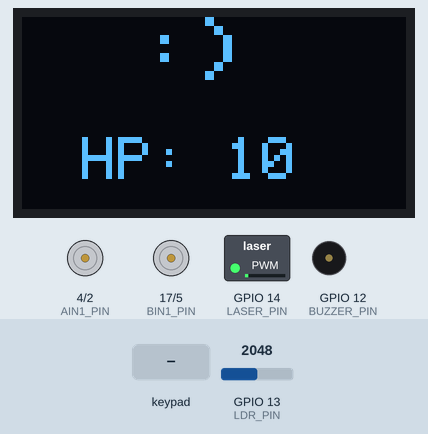
Simulated run of this sketch. Board: ESP32. Shown: 128×64 one-colour display, motor-driver pin pairs drawn as motors (green arrow = first pin HIGH = forward, orange = second pin HIGH = backward, longer = more drive, scaled by the enable pin), switched loads named in the sketch (green lamp = pin HIGH), buzzer (waves = sounding, pin HIGH). Inputs (shaded band) come from the test bench; at power-on: GPIO 13 (LDR_PIN) = 2048. Nothing arrives over Bluetooth unless stated; what the sketch prints to the serial monitor is not drawn.

Above: at 1.2 s.
1.3 s: GPIO 13 (LDR_PIN) set to 3437
2.8 s: GPIO 13 (LDR_PIN) set to 3553
At 2.92 s:
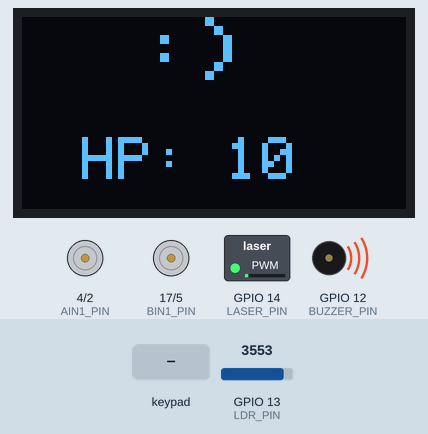
5.8 s: key 'U' pressed
At 8.4 s:
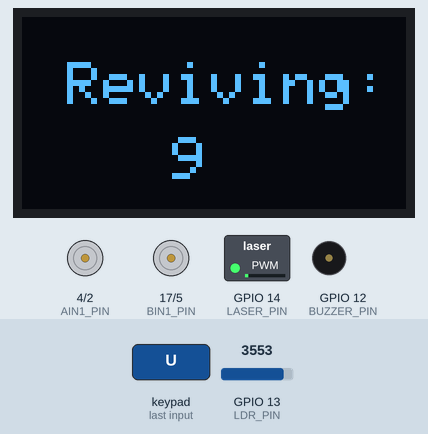
8.8 s: key 'D' pressed
At 10.4 s:
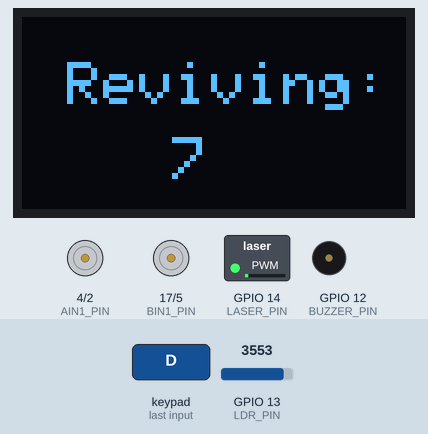
11.8 s: key 'L' pressed
At 12.03 s:
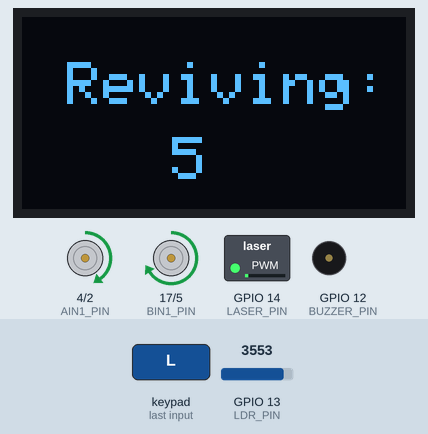
13.7 s: key 'R' pressed
At 17.71 s:
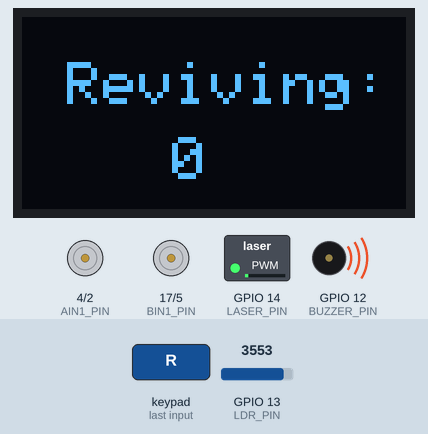
Timing chart, 0 to 19.6 s (numbered marks = the images above; inputs shaded):
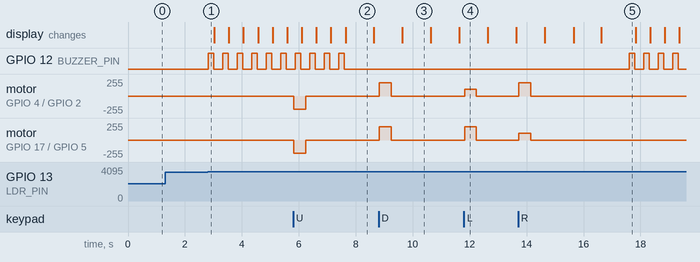

The sketch:

main.ino
```cpp
#include <Ps3Controller.h>
#include <Wire.h>
#include <Adafruit_SSD1306.h>

// Define motor driver pins
#define PWMA_PIN 15
#define AIN2_PIN 2
#define AIN1_PIN 4
#define BIN1_PIN 17
#define BIN2_PIN 5
#define PWMB_PIN 18


// Define laser control pin
#define LASER_PIN 14

// Define LDR sensor and buzzer pins
#define LDR_PIN 13
#define BUZZER_PIN 12

// OLED display setup
#define SCREEN_WIDTH 128
#define SCREEN_HEIGHT 64
Adafruit_SSD1306 display(SCREEN_WIDTH, SCREEN_HEIGHT, &Wire, -1);

// Define PWM Parameters
const int motorFreq = 1000;
const int motorResolution = 8;
const int laserChannel = 5;
const int motorAChannel = 3;
const int motorBChannel = 4;

// Robot health system
int health = 10;
unsigned long lastDamageTime = 0;
unsigned long reviveTime = 0;
const int reviveDelay = 10000; // 10s
bool isReviving = false;

// Variables for laser
unsigned long lastShotTime = 0;
const int laserCooldown = 2000; // 2s cooldown
const int laserShotDuration = 2000; // 2s shot duration
bool laserFiring = false;

// Variables for standby toggle

// Variables for motor
int motorAPWM = 0;
int motorBPWM = 0;
bool motorDir = true;

// D-pad control state
bool dpadUp = false, dpadDown = false, dpadLeft = false, dpadRight = false;

// Function prototypes
void moveMotors(int mtrAspeed, int mtrBspeed, bool mtrdir);
void updateDisplay();
void handleLaser();
void handleRevive();
void handleLDR();


void setup() {

  // Setup Serial Monitor
  Serial.begin(115200);

  // PS3 controller setup
  Ps3.attach(notify);
  Ps3.attachOnConnect(onConnect);
  Ps3.begin("a8:42:e3:bc:58:d2");

  // Pin setup
  pinMode(PWMA_PIN, OUTPUT);
  pinMode(PWMB_PIN, OUTPUT);
  pinMode(AIN1_PIN, OUTPUT);
  pinMode(AIN2_PIN, OUTPUT);
  pinMode(BIN1_PIN, OUTPUT);
  pinMode(BIN2_PIN, OUTPUT);
  pinMode(LASER_PIN, OUTPUT);
  pinMode(LDR_PIN, INPUT);
  pinMode(BUZZER_PIN, OUTPUT);


  // PWM setup
  ledcSetup(motorAChannel, motorFreq, motorResolution);
  ledcSetup(motorBChannel, motorFreq, motorResolution);
  ledcSetup(laserChannel, motorFreq, motorResolution);

  ledcAttachPin(PWMA_PIN, motorAChannel);
  ledcAttachPin(PWMB_PIN, motorBChannel);
  ledcAttachPin(LASER_PIN, laserChannel);

  // Laser idle state
  ledcWrite(laserChannel, 20);

  // OLED setup
  if (!display.begin(SSD1306_SWITCHCAPVCC, 0x3C)) {
    Serial.println(F("SSD1306 allocation failed"));
    for (;;);
  }

  display.clearDisplay();
  updateDisplay();

  // Print to Serial Monitor
  Serial.println("Ready.");
}

void onConnect() {
  // Print to Serial Monitor
  Serial.println("Connected.");
}

void loop() {

  if (!Ps3.isConnected()) return;

  handleLaser();
  handleRevive();
  handleLDR();
  updateDisplay();

}

void notify() {


  // D-pad controls
  dpadUp = Ps3.data.button.up;
  dpadDown = Ps3.data.button.down;
  dpadLeft = Ps3.data.button.left;
  dpadRight = Ps3.data.button.right;

  // Handle motor movement
  if (dpadUp) {
    motorDir = true;
    moveMotors(200, 200, motorDir);
  } else if (dpadDown) {
    motorDir = false;
    moveMotors(200, 200, motorDir);
  } else if (dpadLeft) {
    moveMotors(100, 200, motorDir);
  } else if (dpadRight) {
    moveMotors(200, 100, motorDir);
  } else {
    moveMotors(0, 0, motorDir);
  }

  // Handle laser shooting
  if (Ps3.data.button.circle && !laserFiring && (millis() - lastShotTime > laserCooldown)) {
    laserFiring = true;
    lastShotTime = millis();
  }
}

void moveMotors(int mtrAspeed, int mtrBspeed, bool mtrdir) {
  // Set motor directions
  if (mtrdir) {
    digitalWrite(AIN1_PIN, LOW);
    digitalWrite(AIN2_PIN, HIGH);
    digitalWrite(BIN1_PIN, LOW);
    digitalWrite(BIN2_PIN, HIGH);
  } else {
    digitalWrite(AIN1_PIN, HIGH);
    digitalWrite(AIN2_PIN, LOW);
    digitalWrite(BIN1_PIN, HIGH);
    digitalWrite(BIN2_PIN, LOW);
  }

  // Drive motors
  ledcWrite(motorAChannel, mtrAspeed);
  ledcWrite(motorBChannel, mtrBspeed);
}


void handleLaser() {
  if (laserFiring) {
    if (millis() - lastShotTime <= laserShotDuration) {
      ledcWrite(laserChannel, 255); // Full power
    } else {
      laserFiring = false;
      ledcWrite(laserChannel, 20); // Back to idle
    }
  }
}

void handleRevive() {
  if (!isReviving) return;

  if (millis() - reviveTime < reviveDelay) {
    int countdown = (reviveDelay - (millis() - reviveTime)) / 1000;
    display.clearDisplay();
    display.setTextSize(2);
    display.setTextColor(SSD1306_WHITE);
    display.setCursor(15, 15);
    display.print("Reviving:");
    display.setCursor(50, 40);
    display.print(countdown);
    display.display();
  } else {
    health = 10;
    isReviving = false;
  }
}

void handleLDR() {
  if (isReviving) return; // Ignore LDR if reviving

  int sensorValue = analogRead(LDR_PIN);
  if (sensorValue > 3500 && millis() - lastDamageTime > 500) { // Debounce for damage
    lastDamageTime = millis();
    health--;

    digitalWrite(BUZZER_PIN, HIGH); // Activate buzzer
    delay(200);                    // Short beep
    digitalWrite(BUZZER_PIN, LOW);

    if (health <= 0) {
      isReviving = true;
      reviveTime = millis();
    }
  }
}

void updateDisplay() {
  if (isReviving) return; // Don't update if reviving

  display.clearDisplay();
  display.setTextSize(3);
  display.setTextColor(SSD1306_WHITE);
  display.setCursor(40, 0);
  if (health > 0) {
    display.print(":)");
  } else {
    display.print("X(");
  }

  display.setTextSize(2);
  display.setCursor(20, 40);
  display.print("HP: ");
  display.print(health);

  display.display();
}
```

Measured:
- the behaviour switches between 3500 and 3501 on GPIO 13 (LDR_PIN) (found by bisection; images 0 and 1)
- after the input at 1.3 s, every drawn part: stays the same
- after the input at 2.8 s, GPIO 12 (BUZZER_PIN): alternates HIGH for 0.20 s and LOW for 0.31 s, starting at once
- after the input at 5.8 s, motor on GPIO 4 (AIN1_PIN) / GPIO 2 (AIN2_PIN), motor on GPIO 17 (BIN1_PIN) / GPIO 5 (BIN2_PIN): stopped → backward 199/255 at once, → stopped 0.42 s later
- after the input at 8.8 s, motor on GPIO 4 (AIN1_PIN) / GPIO 2 (AIN2_PIN), motor on GPIO 17 (BIN1_PIN) / GPIO 5 (BIN2_PIN): stopped → forward 199/255 at once, → stopped 0.42 s later
- after the input at 11.8 s, motor on GPIO 4 (AIN1_PIN) / GPIO 2 (AIN2_PIN): stopped → forward 100/255 at once, → stopped 0.42 s later; motor on GPIO 17 (BIN1_PIN) / GPIO 5 (BIN2_PIN): stopped → forward 199/255 at once, → stopped 0.42 s later
- after the input at 13.7 s, motor on GPIO 4 (AIN1_PIN) / GPIO 2 (AIN2_PIN): stopped → forward 199/255 at once, → stopped 0.42 s later; motor on GPIO 17 (BIN1_PIN) / GPIO 5 (BIN2_PIN): stopped → forward 100/255 at once, → stopped 0.42 s later
- what the display in image 2 shows lasts 0.9 s, from 7.7 s to 8.6 s
